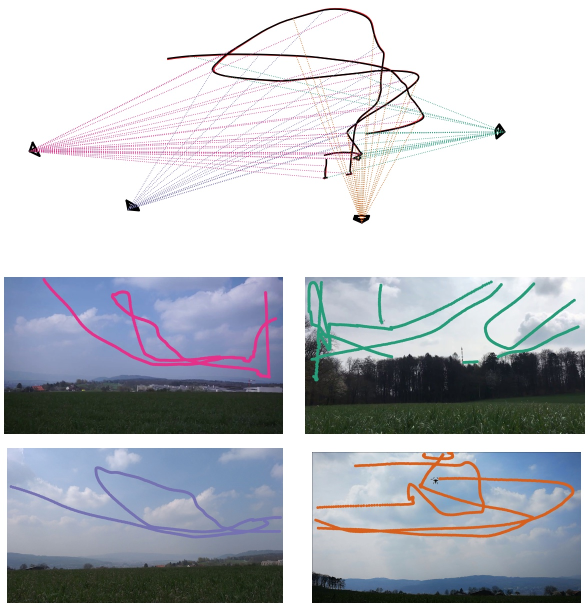
#> input picture BA_pipeline.jpg, 1176 x 1220 px, given in place of video_2.mp4, which was not available (shown at 1/2 size)
$ python traj_2.py
#> lines starting #> are read from the running program, lines starting #| are printed output that depends on the picture; after the words box and inside, x2 and y2 are one past the last pixel; in counts of white or black regions, pixels touching at a corner belong together; pictures that were not available may be replaced by others from this repository, and a replacement may not be noted
import cv2
import numpy as np

cv2.namedWindow("mask",0)
cv2.resizeWindow("mask", 480, 320)
cv2.namedWindow("template_matching",0)
cv2.resizeWindow("template_matching", 480, 320)
cv2.namedWindow("trajectory", 0)
cv2.resizeWindow("trajectory", 720, 540)

f = open("data/video_2_output_temp.txt", "w+")

video = cv2.VideoCapture("data/video_2.mp4")
kernel = cv2.getStructuringElement(cv2.MORPH_ELLIPSE, (3,3))
fgbg = cv2.createBackgroundSubtractorKNN()

frame_read = 0
frame_draw = 0
bs_use_frames = 30

for i in range(bs_use_frames):
    ret, frame = video.read()
    if ret == False:
        exit("not enough frames for background subtraction phase: %d\n" % bs_use_frames)
    frame_read += 1

    fgmask = fgbg.apply(frame)
    fgmask = cv2.morphologyEx(fgmask, cv2.MORPH_OPEN, kernel)
#> this loop made 30 passes
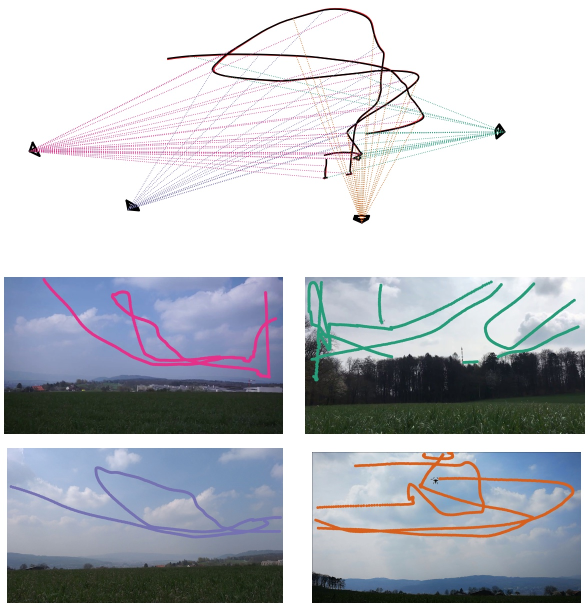
#> input picture BA_pipeline.jpg, 1176 x 1220 px, given in place of video_2.mp4, which was not available (shown at 1/2 size)
#> pass 3, `fgmask = fgbg.apply(frame)`:
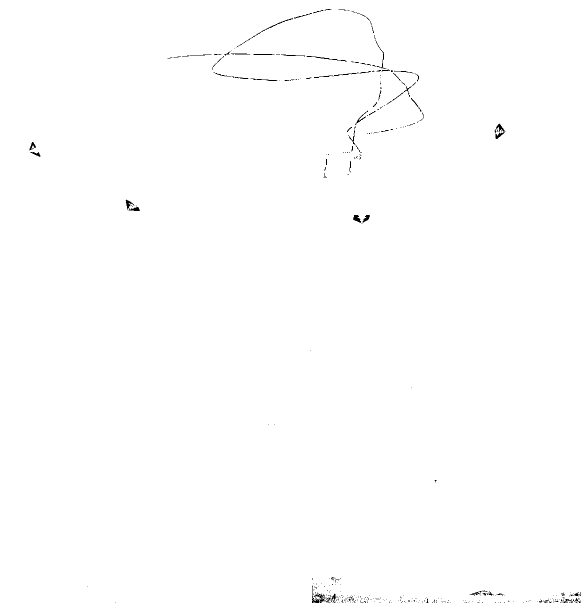
#> fgmask: shape (1220, 1176) (shown at 1/2 size); 99.7% white; black in thin lines or dots
#> frame is the input picture: shape (1220, 1176, 3); mean B, G, R 197.9, 191.6, 188.6
#> after the loop, frame_read = 30

x_pre = 1060
y_pre = 650
f.write("start with initial picked point: (%d, %d), Output: frame, x, y\n" % (x_pre, y_pre))

width = 30
height = 30
roi = fgmask[y_pre: y_pre + height, x_pre: x_pre + width]
#> roi: shape (30, 30); every value is 0
cv2.imshow("first_template", roi)
roi_hist = cv2.calcHist([roi], [0], None, [256], [0, 256])
#> roi_hist = 256 values, max 900 at index 0, min 0 at index 1, mean 3.52

roi_hist = cv2.normalize(roi_hist, roi_hist, 0, 255, cv2.NORM_MINMAX)
#> roi_hist = 256 values, max 255 at index 0, min 0 at index 1, mean 0.996

term_criteria = (cv2.TERM_CRITERIA_EPS | cv2.TERM_CRITERIA_COUNT, 10, 1)

traj = np.zeros_like(frame)
color = (0, 0, 255)

while True:
    ret, frame = video.read()

    if ret == False:
        print("video ending")
        break
    frame_read += 1

    fgmask = fgbg.apply(frame)
    fgmask = cv2.morphologyEx(fgmask, cv2.MORPH_OPEN, kernel)

    mask = cv2.calcBackProject([fgmask], [0], roi_hist, [0, 256], 1)

    mask = cv2.subtract(255, mask)

    _, track_window = cv2.meanShift(mask, (x_pre, y_pre, width, height), term_criteria)
    x_post, y_post, w, h = track_window
    cv2.rectangle(frame, (x_post, y_post), (x_post + w, y_post + h), (0, 255, 0), 2)

    traj = cv2.line(traj, (x_pre, y_pre), (x_post, y_post), color, 2)

    cv2.imshow("mask", mask)
    cv2.imshow("template_matching", frame)
    cv2.imshow("trajectory", traj)
    frame_draw += 1
    f.write("%d %d %d\n" % (frame_draw, x_post, y_post))

    x_pre = x_post
    y_pre = y_post

    key = cv2.waitKey(60)
    if key == 27:
        break

# f.write("frames used for background subtraction (only in the beginning): %d\n" % bs_use_frames)
# f.write("read in frames: %d\n" % frame_read)
# f.write("draw out frames: %d\n" % frame_draw)
f.close()
video.release()
cv2.destroyAllWindows()

$ run again, on k_matrix.jpg
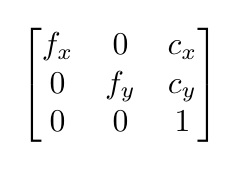
#> input picture k_matrix.jpg, 246 x 180 px, given in place of video_2.mp4, which was not available
#> the loop `for i in range(bs_use_frames):` made 30 passes
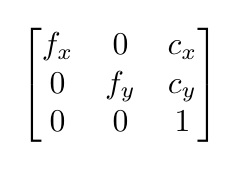
#> input picture k_matrix.jpg, 246 x 180 px, given in place of video_2.mp4, which was not available
#> pass 3, `fgmask = fgbg.apply(frame)`:
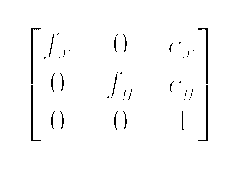
#> fgmask: shape (180, 246); 98.1% white; black in thin lines or dots, all inside (x1, y1, x2, y2) = (31, 28, 208, 141)
#> frame is the input picture: shape (180, 246, 3); min 0, max 255, mean 246.6
#> after the loop `for i in range(bs_use_frames):`: frame_read = 30
#> roi = empty array
#> roi_hist = 256 values from 0 to 0
